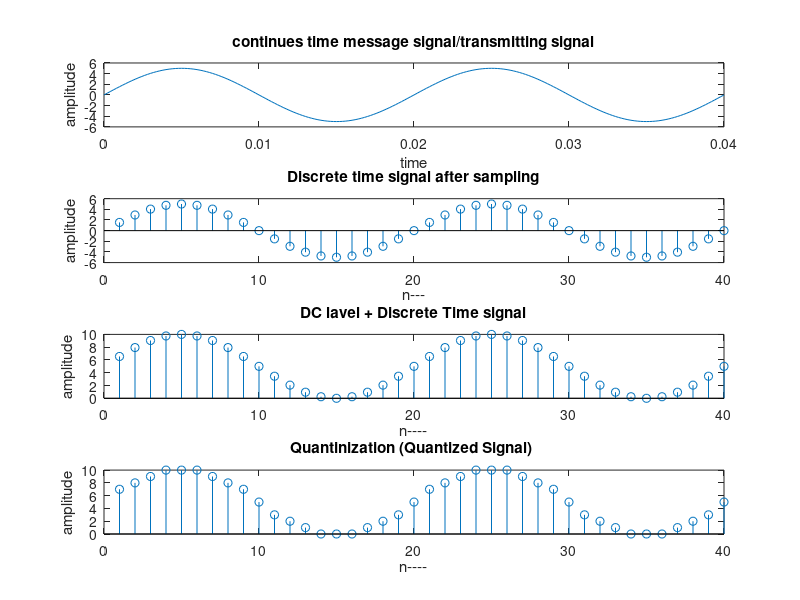

MATLAB code for this plot:
clc;
clear all;
close all;

A =input('Enter amplitude of transmitting signal : ');
f=50;
T=1/f;
t=0:T/100:2*T ;
n=1:40;
y=A*sin(2*pi*f*t);
subplot(4,1,1);
plot(t,y);
title("continues time message signal/transmitting signal");
xlabel("time");
ylabel("amplitude");

%sampling signal 
y1=A*sin(2*pi*f*(0.001)*n);
subplot(4,1,2);
stem(n,y1);
title("Discrete time signal after sampling");
xlabel("n---");
ylabel("amplitude");

%DC + Ac lavel 
y2=A+y1 ;
subplot(4,1,3);
stem(n,y2);
title("DC lavel + Discrete Time signal");
xlabel("n----");
ylabel("amplitude");

%quantinization 
y3=round(y2);
subplot(4,1,4);
stem(n,y3);
title("Quantinization (Quantized Signal) ");
xlabel("n----");
ylabel("amplitude");

%coding 
y4=dec2bin(y3);
disp("binary information");
disp(y4);
